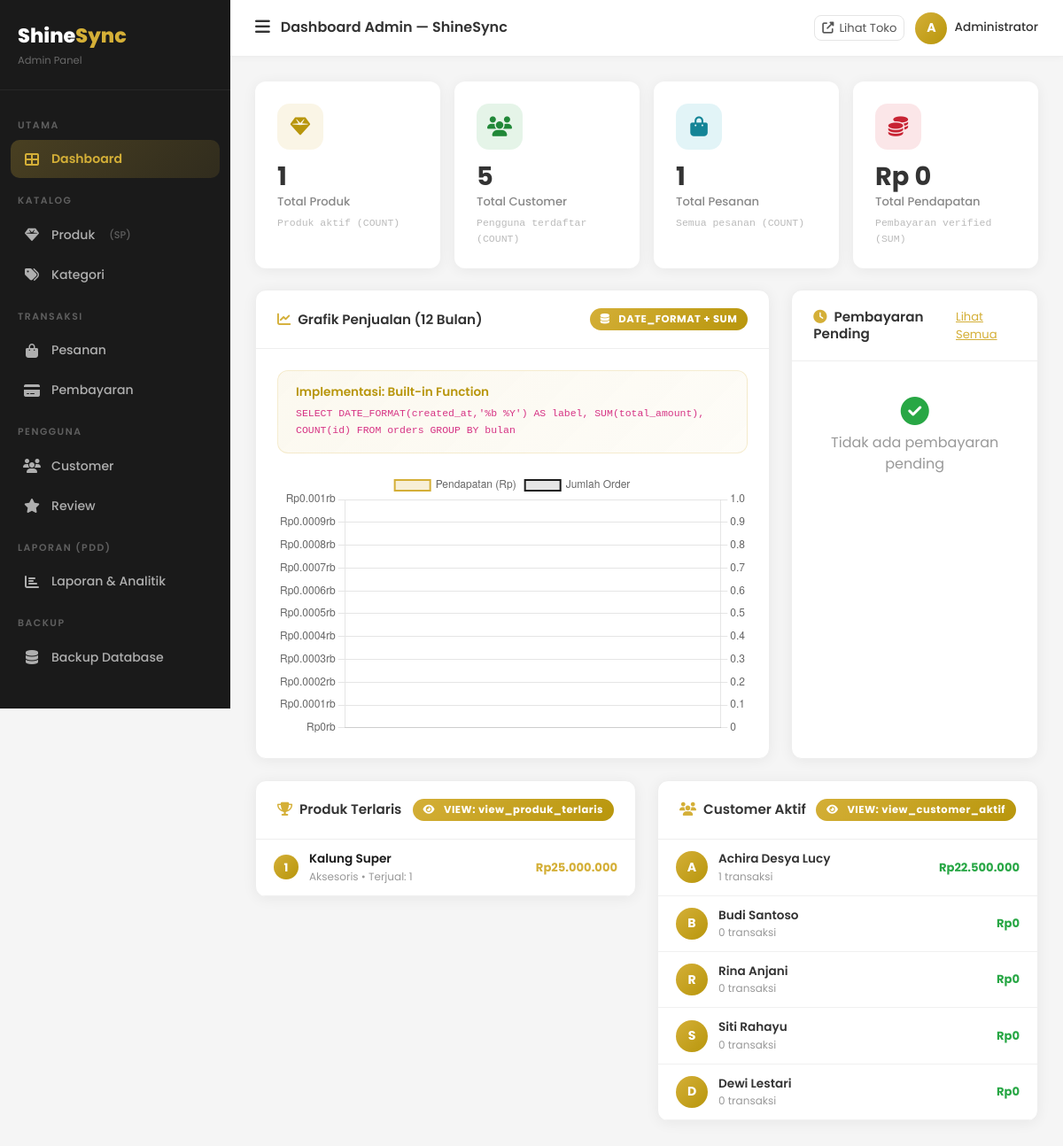
The page /admin/dashboard (signed in) on the database its author committed.
### tables this page shows
CREATE TABLE `products` (
  `id` int UNSIGNED NOT NULL,
  `category_id` int UNSIGNED NOT NULL,
  `name` varchar(200) NOT NULL,
  `slug` varchar(220) NOT NULL,
  `description` text,
  `price` decimal(15,2) NOT NULL DEFAULT '0.00',
  `stock` int NOT NULL DEFAULT '0',
  `weight` decimal(8,2) DEFAULT '0.00',
  `material` varchar(100) DEFAULT NULL,
  `image` varchar(255) DEFAULT NULL,
  `is_featured` tinyint(1) DEFAULT '0',
  `is_active` tinyint(1) DEFAULT '1',
  `created_at` timestamp NULL DEFAULT CURRENT_TIMESTAMP,
  `updated_at` timestamp NULL DEFAULT CURRENT_TIMESTAMP ON UPDATE CURRENT_TIMESTAMP
);

CREATE TABLE `users` (
  `id` int UNSIGNED NOT NULL,
  `name` varchar(100) NOT NULL,
  `email` varchar(150) NOT NULL,
  `password` varchar(255) NOT NULL,
  `phone` varchar(20) DEFAULT NULL,
  `address` text,
  `avatar` varchar(255) DEFAULT 'default.png',
  `role` enum('admin','customer') NOT NULL DEFAULT 'customer',
  `is_active` tinyint(1) NOT NULL DEFAULT '1',
  `created_at` timestamp NULL DEFAULT CURRENT_TIMESTAMP,
  `updated_at` timestamp NULL DEFAULT CURRENT_TIMESTAMP ON UPDATE CURRENT_TIMESTAMP
);

### app/core/Controller.php (called while the page is built, shortened)
<?php
class Controller
{
    protected function view(string $viewPath, array $data = []): void
    {
        extract($data);
        $file = __DIR__ . '/../views/' . $viewPath . '.php';
        require $file;
    }
}

### app/controllers/DashboardController.php (called while the page is built, shortened)
<?php
class DashboardController extends Controller
{
    public function index(): void
    {
        $orderModel    = new Order();
        $reportModel   = new Report();
        $monthlySales  = $orderModel->getMonthlySales();
        $bestsellers   = $reportModel->getProdukTerlaris(5);
        $activeCustomers = $reportModel->getCustomerAktif(5);
        $this->view('admin/dashboard', compact(
            'totalProducts','totalCustomers','totalOrders','totalRevenue',
            'pendingPayments','monthlySales','bestsellers','activeCustomers','pageTitle'
        ));
    }
}

### app/core/Database.php (called while the page is built, shortened)
<?php
class Database
{
    private static ?Database $instance = null;
    private mysqli $conn;
    private function __construct()
    {
        $this->conn = new mysqli(DB_HOST, DB_USER, DB_PASS, DB_NAME, DB_PORT);
        $this->conn->set_charset(DB_CHARSET);
    }
    public static function getInstance(): Database
    {
        if (self::$instance === null) {
            self::$instance = new self();
        }
        return self::$instance;
    }
    public function query(string $sql, array $params = []): array
    {
        if (empty($params)) {
            $result = $this->conn->query($sql);
            return $result->fetch_all(MYSQLI_ASSOC) ?: [];
        }
        $stmt = $this->prepare($sql, $params);
        $stmt->execute();
        $result = $stmt->get_result();
        return $result ? $result->fetch_all(MYSQLI_ASSOC) : [];
    }
    private function prepare(string $sql, array $params): mysqli_stmt
    {
        $stmt = $this->conn->prepare($sql);
        $types = '';
        foreach ($params as $p) {
            if (is_int($p))   $types .= 'i';
            elseif (is_float($p)) $types .= 'd';
            else $types .= 's';
        }
        $stmt->bind_param($types, ...$params);
        return $stmt;
    }
}

### app/core/Model.php (called while the page is built, shortened)
<?php
class Model
{
    public function __construct()
    {
        $this->db = Database::getInstance();
    }
}

### app/models/Report.php (called while the page is built, shortened)
<?php
class Report extends Model
{
    public function getProdukTerlaris(int $limit = 10): array
    {
        return $this->db->query(
            "SELECT * FROM view_produk_terlaris LIMIT ?", [$limit]
        );
    }
    public function getCustomerAktif(int $limit = 10): array
    {
        return $this->db->query(
            "SELECT * FROM view_customer_aktif LIMIT ?", [$limit]
        );
    }
}

### app/models/Order.php (called while the page is built, shortened)
<?php
class Order extends Model
{
    public function getMonthlySales(): array
    {
        return $this->db->query(
            "SELECT DATE_FORMAT(o.created_at,'%Y-%m') AS bulan,
                    DATE_FORMAT(o.created_at,'%b %Y')  AS label,
                    COUNT(o.id)                         AS jumlah_order,
                    SUM(o.total_amount)                 AS total_pendapatan
             FROM orders o
             INNER JOIN payments p ON o.id = p.order_id
             WHERE p.status = 'verified'
               AND o.created_at >= DATE_SUB(NOW(), INTERVAL 12 MONTH)
             GROUP BY DATE_FORMAT(o.created_at,'%Y-%m'), DATE_FORMAT(o.created_at,'%b %Y')
             ORDER BY bulan ASC"
        );
    }
}

### app/views/admin/dashboard.php (the view, shortened to what this page needs)
<?php
include __DIR__ . '/../layouts/admin_header.php';
?>
<div class="row g-3 mb-4">
  <?php
  $stats = [
    ['Total Produk',  $totalProducts,  'fas fa-gem',          'gold',    'Produk aktif (COUNT)'],
    ['Total Customer',$totalCustomers, 'fas fa-users',        'success', 'Pengguna terdaftar (COUNT)'],
    ['Total Pesanan', $totalOrders,    'fas fa-shopping-bag', 'info',    'Semua pesanan (COUNT)'],
    ['Total Pendapatan', 'Rp ' . number_format($totalRevenue,0,',','.'), 'fas fa-coins', 'danger', 'Pembayaran verified (SUM)'],
  ];
  foreach ($stats as [$label,$val,$icon,$type,$hint]):
  ?>
  <div class="col-sm-6 col-xl-3">
    <div class="stat-card">
      <div class="stat-icon <?= $type ?>"><i class="<?= $icon ?>"></i></div>
      <div class="stat-value"><?= is_string($val) ? $val : number_format($val) ?></div>
      <div class="stat-label"><?= $label ?></div>
      <div style="font-size:.72rem;color:#BBB;margin-top:6px;font-family:monospace;"><?= $hint ?></div>
    </div>
  </div>
  <?php endforeach; ?>
</div>
<div class="row g-4 mb-4">
  <div class="col-lg-8">
    <div class="admin-card">
      <div class="card-head">
        <h5><i class="fas fa-chart-line me-2" style="color:#D4AF37;"></i>Grafik Penjualan (12 Bulan)</h5>
        <span class="pdd-badge"><i class="fas fa-database me-1"></i>DATE_FORMAT + SUM</span>
      </div>
      <div class="card-body">
        <div class="pdd-info">
          <h6>Implementasi: Built-in Function</h6>
          <p><code>SELECT DATE_FORMAT(created_at,'%b %Y') AS label, SUM(total_amount), COUNT(id) FROM orders GROUP BY bulan</code></p>
        </div>
        <div class="chart-wrap">
          <canvas id="salesChart"></canvas>
        </div>
      </div>
    </div>
  </div>
  <div class="col-lg-4">
    <div class="admin-card" style="height:100%;">
      <div class="card-head">
        <h5><i class="fas fa-clock me-2" style="color:#D4AF37;"></i>Pembayaran Pending</h5>
        <a href="<?= APP_URL ?>/admin/payments" style="font-size:.82rem;color:#D4AF37;">Lihat Semua</a>
      </div>
      <div class="card-body" style="padding:0;">
        <?php
        $pendingList = (new Order())->getPendingPayments();
        if (empty($pendingList)): ?>
        <div style="text-align:center;padding:40px;color:#999;">
          <i class="fas fa-check-circle" style="font-size:2rem;color:#28A745;margin-bottom:8px;display:block;"></i>
          Tidak ada pembayaran pending
        </div>
        <?php else: foreach (array_slice($pendingList,0,5) as $p): ?>
        <div style="padding:14px 20px;border-bottom:1px solid #F0F0F0;display:flex;align-items:center;gap:12px;">
          <div style="width:36px;height:36px;border-radius:50%;background:rgba(212,175,55,.1);display:flex;align-items:center;justify-content:center;color:#D4AF37;font-weight:700;font-size:.88rem;flex-shrink:0;">
            <?= strtoupper(substr($p['customer_name'],0,1)) ?>
          </div>
          <div class="flex-grow-1">
            <div style="font-size:.85rem;font-weight:600;"><?= htmlspecialchars($p['customer_name']) ?></div>
            <div style="font-size:.75rem;color:#999;">#<?= htmlspecialchars($p['order_number']) ?></div>
          </div>
          <div style="font-size:.82rem;font-weight:700;color:#D4AF37;">Rp<?= number_format($p['grand_total'],0,',','.') ?></div>
        </div>
        <?php endforeach; endif; ?>
      </div>
    </div>
  </div>
</div>
<div class="row g-4">
  <div class="col-lg-6">
    <div class="admin-card">
      <div class="card-head">
        <h5><i class="fas fa-trophy me-2" style="color:#D4AF37;"></i>Produk Terlaris</h5>
        <span class="pdd-badge"><i class="fas fa-eye me-1"></i>VIEW: view_produk_terlaris</span>
      </div>
      <div class="card-body" style="padding:0;">
        <?php if (empty($bestsellers)): ?>
        <div style="padding:32px;text-align:center;color:#999;font-size:.88rem;">Belum ada data penjualan.</div>
        <?php else: foreach ($bestsellers as $i => $p): ?>
        <div style="padding:12px 20px;border-bottom:1px solid #F0F0F0;display:flex;align-items:center;gap:12px;">
          <span style="width:28px;height:28px;border-radius:50%;background:<?= $i<3?'linear-gradient(135deg,#D4AF37,#B8960C)':'#F0F0F0' ?>;color:<?= $i<3?'#fff':'#777' ?>;display:flex;align-items:center;justify-content:center;font-weight:700;font-size:.8rem;flex-shrink:0;"><?= $i+1 ?></span>
          <div class="flex-grow-1">
            <div style="font-size:.85rem;font-weight:600;color:#1A1A1A;"><?= htmlspecialchars($p['nama_produk']) ?></div>
            <div style="font-size:.75rem;color:#999;"><?= htmlspecialchars($p['kategori']) ?> • Terjual: <?= $p['total_terjual']??0 ?></div>
          </div>
          <div style="font-size:.82rem;font-weight:700;color:#D4AF37;">Rp<?= number_format($p['price'],0,',','.') ?></div>
        </div>
        <?php endforeach; endif; ?>
      </div>
    </div>
  </div>
  <div class="col-lg-6">
    <div class="admin-card">
      <div class="card-head">
        <h5><i class="fas fa-users me-2" style="color:#D4AF37;"></i>Customer Aktif</h5>
        <span class="pdd-badge"><i class="fas fa-eye me-1"></i>VIEW: view_customer_aktif</span>
      </div>
      <div class="card-body" style="padding:0;">
        <?php if (empty($activeCustomers)): ?>
        <div style="padding:32px;text-align:center;color:#999;font-size:.88rem;">Belum ada data customer.</div>
        <?php else: foreach ($activeCustomers as $c): ?>
        <div style="padding:12px 20px;border-bottom:1px solid #F0F0F0;display:flex;align-items:center;gap:12px;">
          <div style="width:36px;height:36px;border-radius:50%;background:linear-gradient(135deg,#D4AF37,#B8960C);display:flex;align-items:center;justify-content:center;color:#fff;font-weight:700;font-size:.88rem;flex-shrink:0;">
            <?= strtoupper(substr($c['name'],0,1)) ?>
          </div>
          <div class="flex-grow-1">
            <div style="font-size:.85rem;font-weight:600;"><?= htmlspecialchars($c['name']) ?></div>
            <div style="font-size:.75rem;color:#999;"><?= $c['jumlah_transaksi'] ?> transaksi</div>
          </div>
          <div style="font-size:.82rem;font-weight:700;color:#28A745;">Rp<?= number_format($c['total_belanja'],0,',','.') ?></div>
        </div>
        <?php endforeach; endif; ?>
      </div>
    </div>
  </div>
</div>
<script>
// Sales Chart
const labels = <?= json_encode(array_column($monthlySales,'label')) ?>;
const revenue = <?= json_encode(array_map(fn($m)=>(float)$m['total_pendapatan'],$monthlySales)) ?>;
const orders  = <?= json_encode(array_map(fn($m)=>(int)$m['jumlah_order'],$monthlySales)) ?>;
document.addEventListener('DOMContentLoaded', () => {
  const canvas = document.getElementById('salesChart');
  if (!canvas) return;
  if (typeof Chart === 'undefined') {
    canvas.parentElement.innerHTML = '<div style="height:300px;display:flex;align-items:center;justify-content:center;color:#999;font-size:.88rem;">Chart.js belum termuat. Periksa koneksi CDN.</div>';
    return;
  }
  new Chart(canvas, {
    type: 'bar',
    data: {
      labels,
      datasets: [{
        label: 'Pendapatan (Rp)',
        data: revenue,
        backgroundColor: 'rgba(212,175,55,0.2)',
        borderColor: '#D4AF37',
        borderWidth: 2,
        borderRadius: 6,
        yAxisID: 'y',
      },{
        label: 'Jumlah Order',
        data: orders,
        type: 'line',
        borderColor: '#1A1A1A',
        pointBackgroundColor: '#1A1A1A',
        tension: 0.4,
        yAxisID: 'y1',
        borderWidth: 2,
        pointRadius: 4,
      }]
    },
    options: {
      responsive: true, maintainAspectRatio: false,
      plugins: { legend: { display: true } },
      scales: {
        y:  { position: 'left',  ticks: { callback: v => 'Rp'+(v>=1000000?v/1000000+'jt':v/1000+'rb') } },
        y1: { position: 'right', grid: { drawOnChartArea: false } }
      }
    }
  });
});
</script>
<?php include __DIR__ . '/../layouts/admin_footer.php'; ?>

### public/css/admin.css (style rules this page uses)
:root { --gold: #D4AF37; --gold-dark: #B8960C; --sidebar-bg: #1A1A1A; --sidebar-w: 260px; --topbar-h: 64px; --font: 'Poppins', sans-serif; --radius: 12px; --shadow: 0 2px 16px rgba(0,0,0,0.06); --border: #EEEEEE; --text: #333333; --text-muted: #888888; --bg: #F5F5F5; --white: #FFFFFF; --success: #28A745; --danger: #DC3545; --warning: #FFC107; --info: #17A2B8; --transition: all 0.25s ease; }
* { box-sizing: border-box; margin: 0; padding: 0; }
html, body { max-width: 100%; overflow-x: hidden; }
body { font-family: var(--font); background: var(--bg); color: var(--text); -webkit-font-smoothing: antialiased; }
.stat-card { background: var(--white); border-radius: var(--radius); padding: 24px; box-shadow: var(--shadow); border: 1px solid transparent; transition: var(--transition); height: 100%; }
.stat-icon { width: 52px; height: 52px; border-radius: 14px; display: flex; align-items: center; justify-content: center; font-size: 1.4rem; margin-bottom: 16px; }
.stat-icon.gold { background: rgba(212,175,55,0.12); color: var(--gold-dark); }
.stat-icon.success { background: rgba(40,167,69,0.12); color: #218838; }
.stat-icon.info { background: rgba(23,162,184,0.12); color: #138496; }
.stat-icon.danger { background: rgba(220,53,69,0.12); color: #c82333; }
.stat-value { font-size: 1.8rem; font-weight: 700; color: var(--text); line-height: 1; margin-bottom: 4px; }
.stat-label { font-size: 0.82rem; color: var(--text-muted); font-weight: 500; }
.admin-card { background: var(--white); border-radius: var(--radius); box-shadow: var(--shadow); border: 1px solid var(--border); overflow: hidden; }
.admin-card .card-head { padding: 20px 24px; border-bottom: 1px solid var(--border); display: flex; align-items: center; justify-content: space-between; }
.admin-card .card-head h5 { font-size: 0.95rem; font-weight: 600; color: var(--text); margin: 0; }
.admin-card .card-body { padding: 24px; }
.chart-wrap { position: relative; height: 300px; }
.pdd-badge { display: inline-flex; align-items: center; gap: 6px; background: linear-gradient(135deg, var(--gold), var(--gold-dark)); color: var(--white); padding: 4px 12px; border-radius: 20px; font-size: 0.72rem; font-weight: 700; letter-spacing: 0.5px; }
.pdd-info { background: linear-gradient(135deg, rgba(212,175,55,0.08), rgba(212,175,55,0.04)); border: 1px solid rgba(212,175,55,0.2); border-radius: var(--radius); padding: 16px 20px; margin-bottom: 20px; }
.pdd-info h6 { color: var(--gold-dark); font-weight: 600; font-size: 0.85rem; margin-bottom: 4px; }
.pdd-info p { color: var(--text-muted); font-size: 0.82rem; margin: 0; }

### rows shown on the page
products: nama_produk "Kalung Super", kategori "Aksesoris", total_terjual "1", price "25.000.000"
users: name "A", name "Achira Desya Lucy", jumlah_transaksi "1", total_belanja "22.500.000"
users: name "B", name "Budi Santoso", jumlah_transaksi "0", total_belanja "0"
users: name "R", name "Rina Anjani", jumlah_transaksi "0", total_belanja "0"
users: name "S", name "Siti Rahayu", jumlah_transaksi "0", total_belanja "0"
users: name "D", name "Dewi Lestari", jumlah_transaksi "0", total_belanja "0"

### other values the page prints
$pageTitle "Dashboard Admin — ShineSync"
substr(Session::get('user_name','A'),0,1) "A"
Session::get('user_name') "Administrator"
$val "1"
$label "Total Produk"
$hint "Produk aktif (COUNT)"
$val "5"
$label "Total Customer"
$hint "Pengguna terdaftar (COUNT)"
$label "Total Pesanan"
$hint "Semua pesanan (COUNT)"
$val "Rp 0"
$label "Total Pendapatan"
$hint "Pembayaran verified (SUM)"
